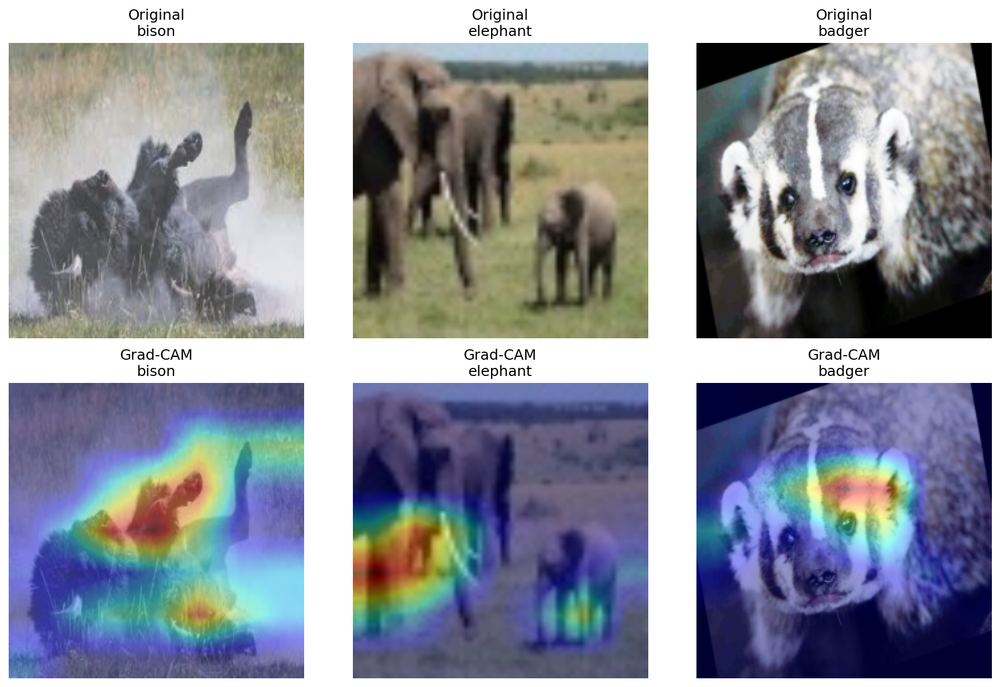
#> input picture gradcam_samples.png, 1000 x 687 px, shrunk from 1723 x 1184 before the run
$ python -i augment_data.py   (imports and definitions only)
#> lines starting #> are read from the running program, lines starting #| are printed output that depends on the picture
import os
import random
from pathlib import Path
from PIL import Image, ImageEnhance, ImageOps
from tqdm import tqdm


TARGET_COUNT = 500


def random_transform(image):
    transforms = [
        lambda img: img.transpose(Image.FLIP_LEFT_RIGHT),
        lambda img: img.rotate(random.randint(-25, 25)),
        lambda img: ImageEnhance.Brightness(img).enhance(random.uniform(0.7, 1.3)),
        lambda img: ImageEnhance.Contrast(img).enhance(random.uniform(0.7, 1.3)),
        lambda img: ImageEnhance.Color(img).enhance(random.uniform(0.7, 1.3)),
        lambda img: ImageOps.equalize(img),
        lambda img: img.crop(
            (
                random.randint(0, 50),
                random.randint(0, 50),
                img.width - random.randint(0, 50),
                img.height - random.randint(0, 50),
            )
        ),
    ]

    num_transforms = random.randint(1, 3)
    selected = random.sample(transforms, num_transforms)

    result = image
    for t in selected:
        try:
            result = t(result)
        except Exception:
            pass

    return result


# [69 lines left out: functions augment_class, main, not called in this run]


# [2 lines not run here, left out]

>>> import cv2
>>> picture = cv2.imread('../gradcam_samples.png', cv2.IMREAD_GRAYSCALE)
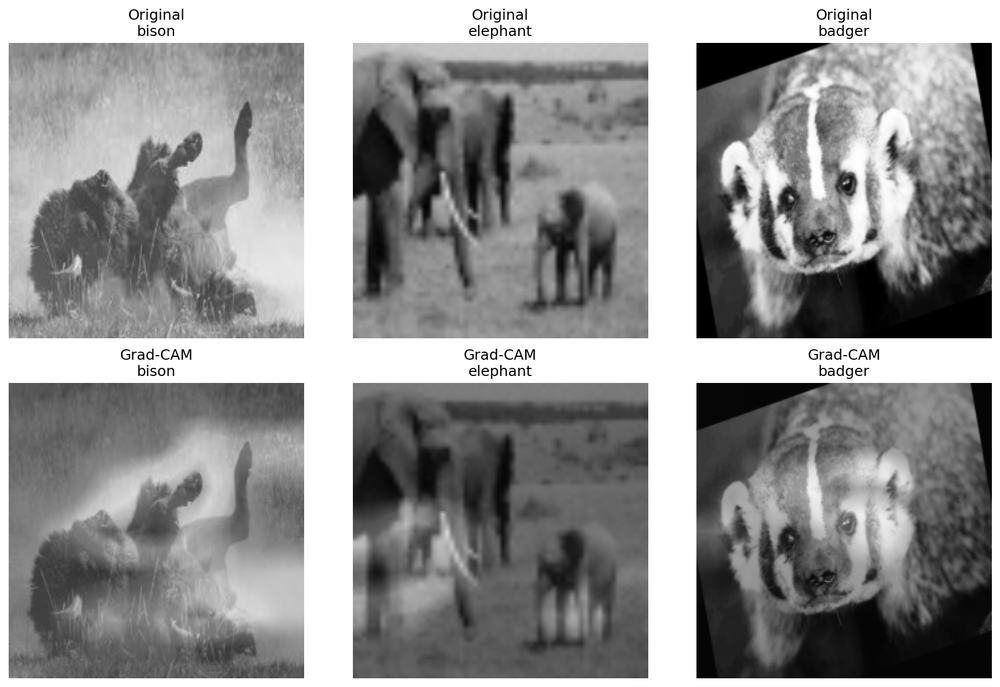
#> picture: shape (687, 1000); min 0, max 255, mean 146.6
>>> result = random_transform(picture)

$ run again, on analysis_gradcam.png
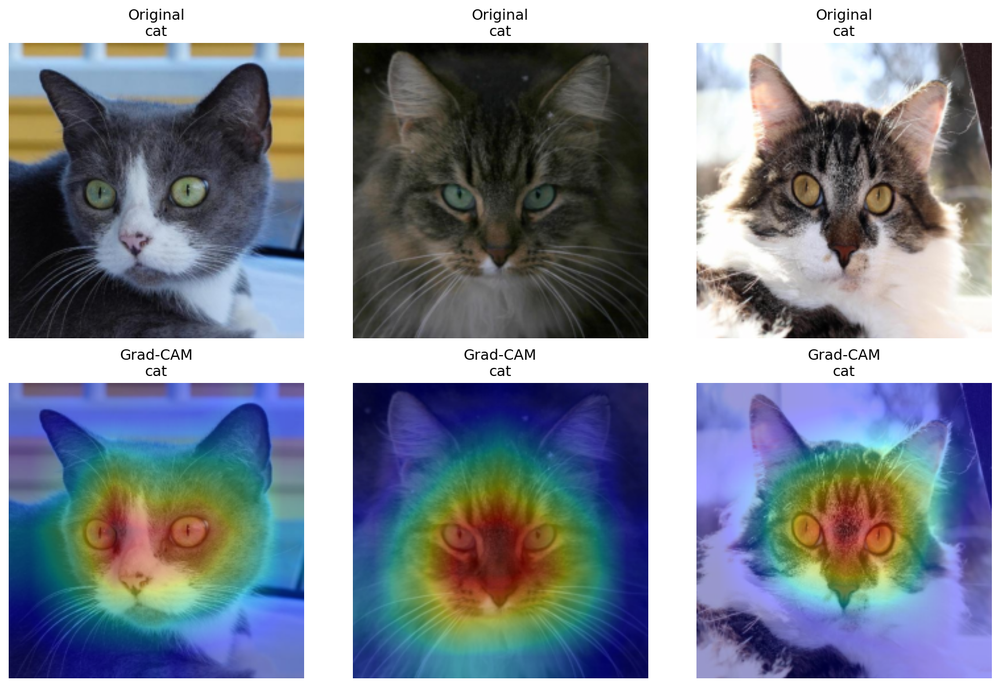
#> input picture analysis_gradcam.png, 1000 x 687 px, shrunk from 1723 x 1184 before the run
#> `picture = cv2.imread('../gradcam_samples.png', cv2.IMREAD_GRAYSCALE)`:
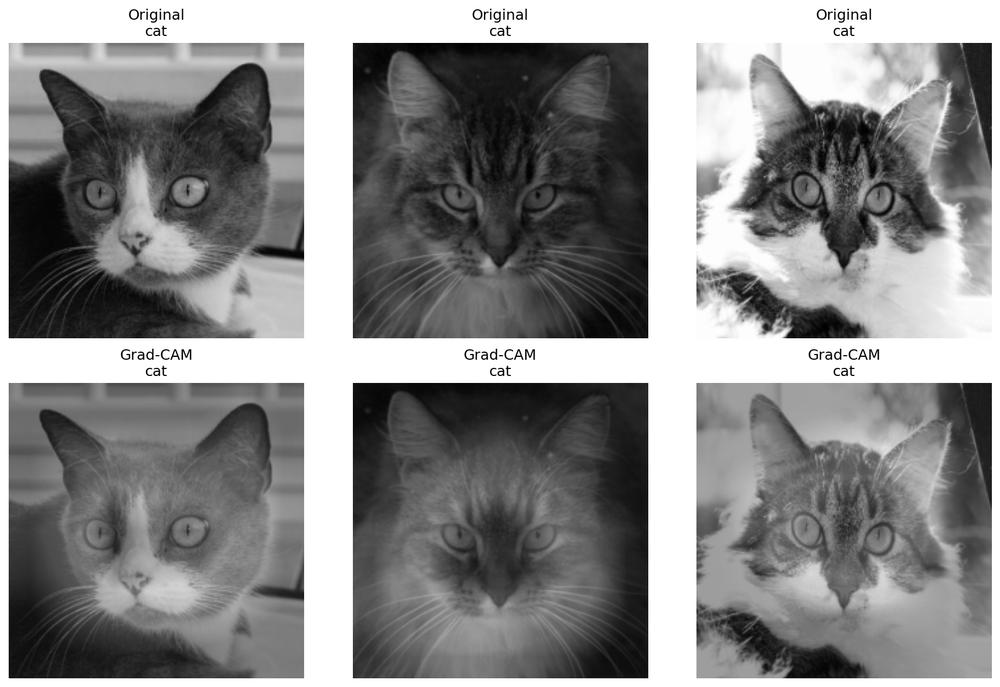
#> picture: shape (687, 1000); min 0, max 255, mean 137

$ run again, on feature_maps.png
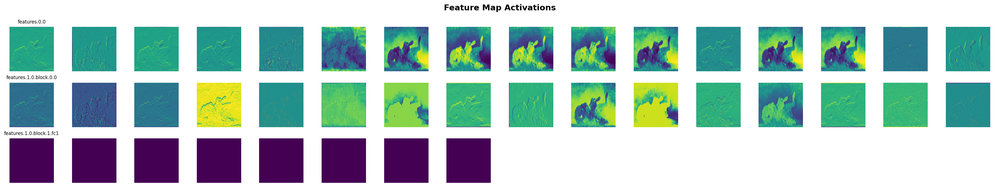
#> input picture feature_maps.png, 1000 x 187 px, shrunk from 3582 x 669 before the run
#> `picture = cv2.imread('../gradcam_samples.png', cv2.IMREAD_GRAYSCALE)`:
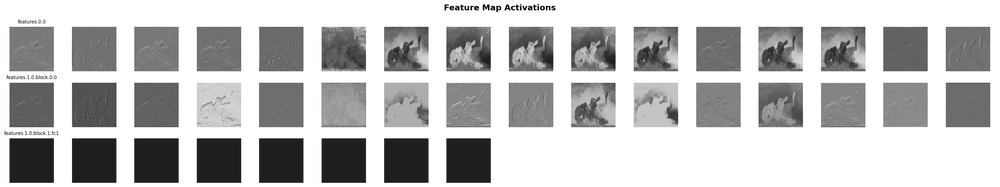
#> picture: shape (187, 1000); min 0, max 255, mean 190.4
